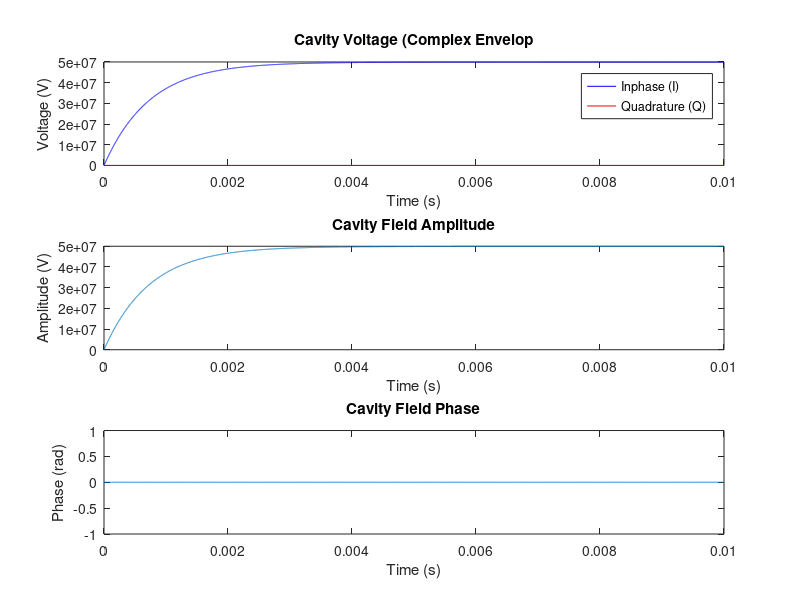

Write the MATLAB code that produced this figure.
% Physical Constants
f0 = 1.3e9; %resonant feq
omega0 = 2*pi*f0;       %resonance ang feq
Q_L = 3e6;
rho = 520;              %ohm char impedance 
delta_f = 0; 
delta_omega = 2*pi*delta_f;

% derived parameters
f_half = f0/ (2*Q_L);       % half-power bandwidth Hz
omega_half = 2 *pi*f_half;  % half-power bandwidth rad/s.

%time ssettings 
T = 1e-6;       %Sampling time 1ns
t_end = 10e-3;   %end time 3ns
N = round(t_end / T);   %No of steps
time = (0:N-1)*T;       %time vector

%initial Condition 
v = zeros(1,N);          %cavity voltage
i_drive = 16e-3 * ones(1,N);    %drive current 16 mA is constant pulse. to fill and maintain the cavit gradient of 25 MV/m.

% system phasor 
Ae = (1 - T * omega_half) + 1i*(T*delta_omega);
%simulation Loop 
for n = 1:N-1
    v(n+1) = Ae * v(n) + rho * omega0 * T * i_drive(n);
end

%plot 
figure;
subplot(3,1,1);
plot(time, real(v), 'b', time, imag(v),'r');
xlabel('Time (s)'); 
ylabel('Voltage (V)');
legend('Inphase (I)','Quadrature (Q)');
title('Cavity Voltage (Complex Envelop');

subplot(3,1,2);
plot(time, abs(v));
xlabel('Time (s)'); 
ylabel('Amplitude (V)');
title('Cavity Field Amplitude');

subplot(3,1,3);
plot(time, angle(v));
xlabel('Time (s)'); 
ylabel('Phase (rad)');
title('Cavity Field Phase');
